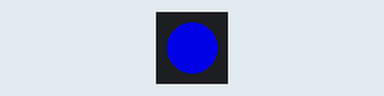
A program run on a simulated CircuitPython board. Parts: 1 RGB LEDs in strip order, left to right. Dim RGB values are drawn brighter than linear; what the program prints to the serial console is not drawn.

Above: at 0.8 s.
At 1.59 s:
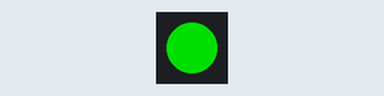
Timing chart, 0 to 1.5 s (numbered marks = the images above):
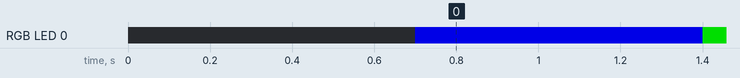

Measured:
- by itself, RGB LED 0: off → RGB(0, 0, 178) at 0.70 s, → RGB(0, 154, 0) 0.70 s later

The program:

cycle_neopixel.py
```python
import board
import neopixel
import time

def show( pixels, red, green, blue ):
    print( f" RGB = ({red}, {green}, {blue})" )
    pixels[0] = (red, green, blue)
    pixels.show()

pixels = neopixel.NeoPixel(board.NEOPIXEL, 1)
while True:

    red = 0
    blue = 0
    green = 0

    for red in range(255):
        show( pixels, red, green, blue )
    for red in range(255, -1, -1):
        show( pixels, red, green, blue )

    for green in range(255):
        show( pixels, red, green, blue )
    for green in range(255, -1, -1):
        show( pixels, red, green, blue )

    for blue in range(255):
        show( pixels, red, green, blue )
    for blue in range(255, -1, -1):
        show( pixels, red, green, blue )
```
